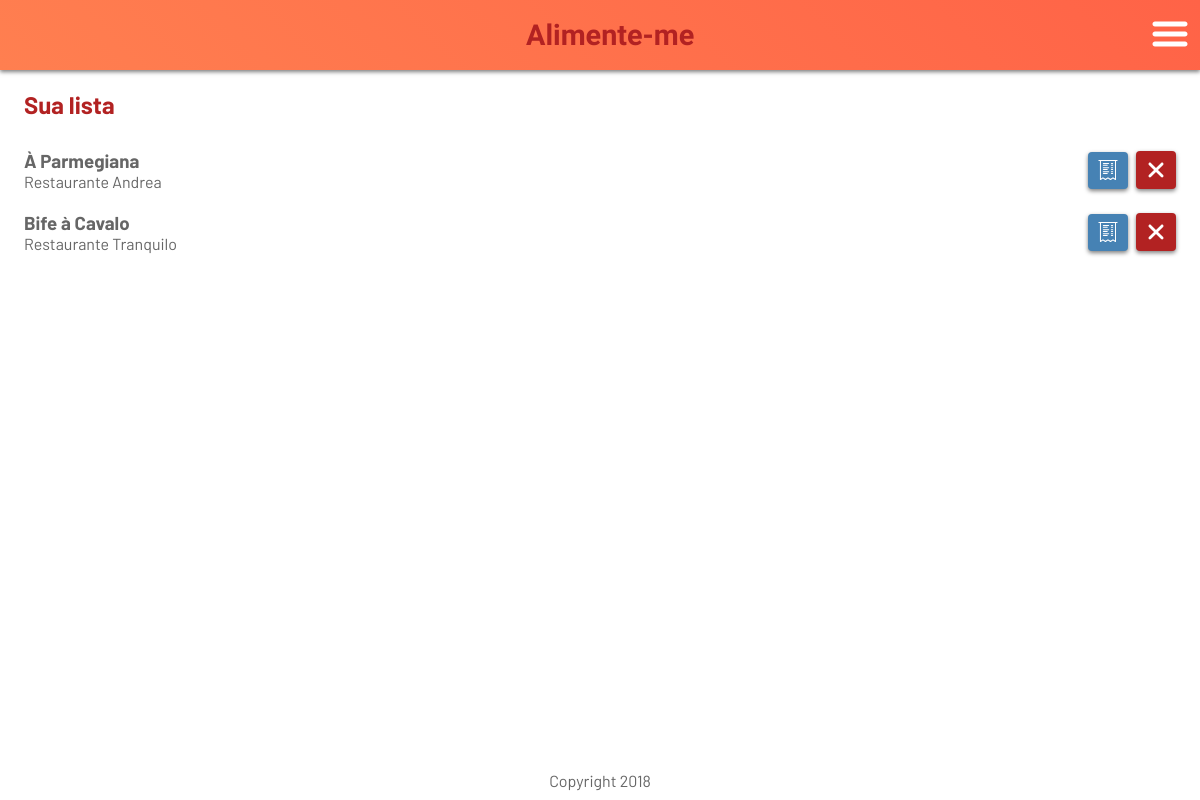
The page /index.php/main/list on the database as committed earlier.
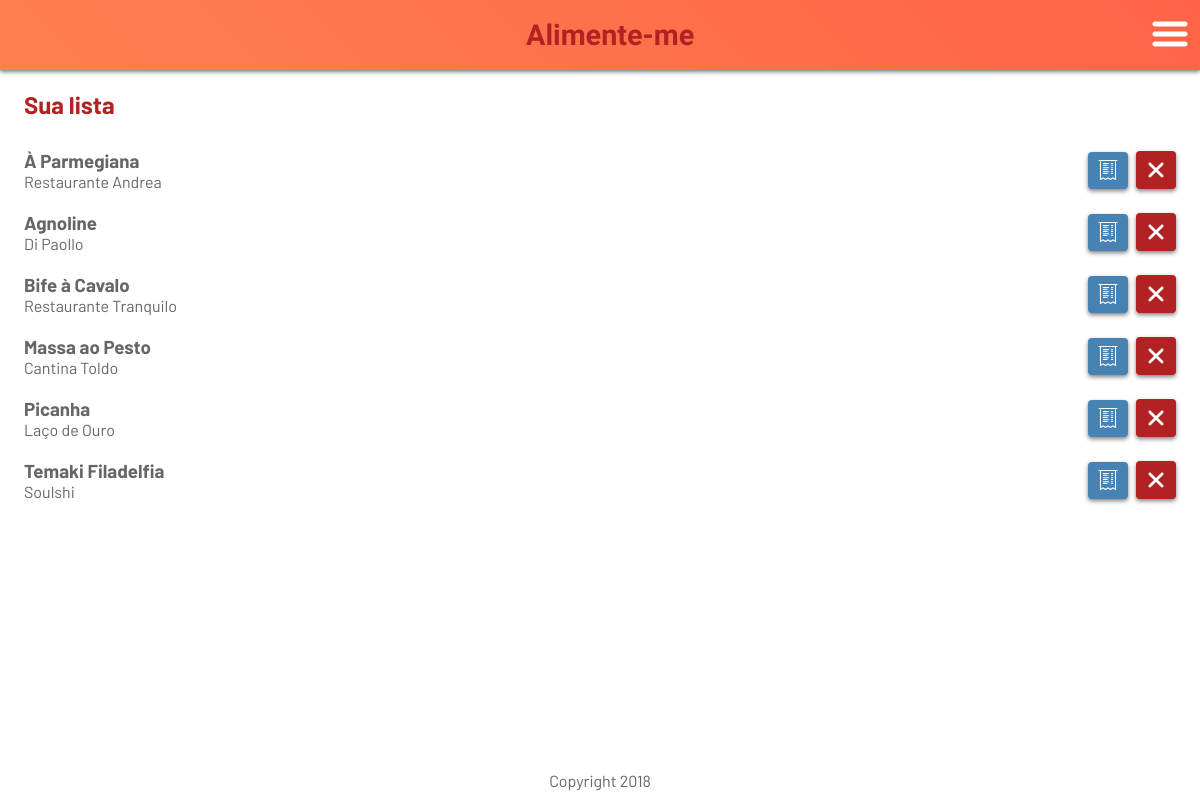
The same page on the database as committed later.
### tables this page shows
CREATE TABLE `list` (
  `id` int(11) NOT NULL AUTO_INCREMENT,
  `id_user` int(11) NOT NULL,
  `id_food` int(11) DEFAULT NULL,
  PRIMARY KEY (`id`),
  KEY `id_user` (`id_user`),
  KEY `id_food` (`id_food`),
  CONSTRAINT `list_ibfk_1` FOREIGN KEY (`id_user`) REFERENCES `user` (`id`) ON DELETE CASCADE ON UPDATE CASCADE,
  CONSTRAINT `list_ibfk_3` FOREIGN KEY (`id_food`) REFERENCES `food` (`id`) ON DELETE CASCADE ON UPDATE CASCADE
);

CREATE TABLE `food_description` (
  `id_food` int(11) NOT NULL,
  `title` varchar(255) DEFAULT NULL,
  `rating` tinyint(5) DEFAULT '5',
  `text` text,
  PRIMARY KEY (`id_food`),
  KEY `id_food` (`id_food`),
  CONSTRAINT `food_description_ibfk_3` FOREIGN KEY (`id_food`) REFERENCES `food` (`id`) ON DELETE CASCADE ON UPDATE CASCADE
);

CREATE TABLE `company_description` (
  `id_company` int(11) NOT NULL,
  `title` varchar(255) DEFAULT NULL,
  `lat` varchar(255) DEFAULT NULL,
  `long` varchar(255) DEFAULT NULL,
  `text` text,
  PRIMARY KEY (`id_company`),
  KEY `id_company` (`id_company`),
  CONSTRAINT `site_company_description_ibfk_3` FOREIGN KEY (`id_company`) REFERENCES `company` (`id`) ON DELETE CASCADE ON UPDATE CASCADE
);

### application/controllers/Main.php (called while the page is built, shortened)
<?php
class Main extends CI_Controller {
	function __construct(){
		$this->load->helper('url');
	}
	public function list(){
		$this->load->model('list_m');
		$list = $this->list_m->get(1);
		$this->load->view('main', array('content' => 'list', 'list' => $list));
	}
}

### index.php (called while the page is built, shortened)
<?php
require_once BASEPATH.'core/CodeIgniter.php';

### application/models/list_m.php (called while the page is built, shortened)
<?php
class List_m extends CI_Model {
    public $table = 'list';
    public $table_food = 'food';
    public $table_food_description = 'food_description';
    public $table_company = 'company';
    public $table_company_description = 'company_description';
    function get($userId){
        $this->db->select('list.id, food.id as id_food, list.id_user, description.title, company_description.title as company')
            ->from($this->table.' as list')
            ->join($this->table_food.' as food', 'food.id'.' = list.id_food', 'inner')
            ->join($this->table_food_description.' as description', 'description.id_food'.' = food.id', 'inner')
            ->join($this->table_company.' as company', 'company.id'.' = food.id_company', 'inner')
            ->join($this->table_company_description.' as company_description', 'company_description.id_company'.' = company.id', 'inner')
            ->where('list.id_user', $userId)
            ->order_by('description.title', 'ASC');
        $query = $this->db->get();
        $data = $query->result();
        return $data;
    }
}
?>

### application/views/list.php (the view)
<section id="section-3" class="content flex column justify-start v-center">
	<div class="list-food flex column justify-start v-start">
		<h1 class="list-title">Sua lista</h1>
		<?php
			foreach($list as $key => $each){ ?>
				<div class="list-row width-full flex justify-between v-center">
					<div class="list-content">
						<h3 class="list-name">
							<?php echo $each->title ?>
						</h3>
						<span class="list-company">
							<?php echo $each->company ?>
						</span>
					</div>
					<div class="list-buttons flex v-center justify-between">
						<a href="<?php echo base_url('/detalhes'.'/'.$each->id_food) ?>" class="list-button details flex v-center">
							<img src="<?php echo base_url('assets/img/invoice.svg'); ?>" alt="Detalhes" class="list-details" />
						</a>
						<a href="<?php echo base_url('/list/delete/'.$each->id) ?>" class="list-button delete flex v-center">
							<img src="<?php echo base_url('assets/img/close.svg'); ?>" alt="Deletar" class="list-delete" />
						</a>
					</div>
				</div>
		<?php
			}
		?>
	</div>
</section>

### application/views/main.php (shortened to what this page needs)
?><!DOCTYPE html>
<html lang="en">
<head>
	<link rel="stylesheet" type="text/css" href="<?php echo base_url('assets/css/style.css'); ?>">
	<link rel="stylesheet" type="text/css" href="<?php echo base_url('assets/css/flex.css'); ?>">
</head>
<body>
	<main id="main">
		<header id="header">
			<?php $this->load->view('menu'); ?>
		</header>
		<?php $this->load->view($content); ?>
		<footer id="footer">
			Copyright 2018
		</footer>
	</main>
</body>
</html>

### application/views/menu.php
<nav id="menu" class="flex justify-end v-center">
	<a href="#" id="link-logo">
		Alimente-me
	</a>
	<div <?php echo isset($hide_menu) ? 'class="hide"' : ''; ?> >
		<img src="<?php echo base_url('assets/img/menu.svg') ?>" alt="Icon Menu" id="icon-menu" />
	</div>
</nav>

### assets/css/style.css (style rules this page uses)
body { background: #FFFFFF; color: #666; font-family: 'Barlow',sans-serif; overflow-x: hidden; }
body,h1,h2,h3,h4,h5,h6 { margin: 0px; padding: 0px; }
a:link, a:visited, a:hover, a:active { text-decoration: none; color: #666; }
#main { width: 100%; min-height: 100vh; position: relative; }
#link-logo { position: absolute; left: calc(50% - 74px); top: 18px; font-size:1.8rem; font-family: 'Indie Flower', cursive; color: #B22222; font-weight: 700; }
#icon-menu, #icon-menu > svg { width: 40px; height: 40px; fill:#FFF !important; color: #FFF; margin-right: 10px; }
#header { width: 100%; top: 0; left: 0; z-index: 50; transition: .3s; background-image: linear-gradient(45deg,#FF7F50 0,#FF6347 100%); height: 70px; box-shadow: 0 2px 4px rgba(0,0,0,.5); position: fixed; }
#menu { height: 100%; }
.content { padding-top: 90px; }
#footer { position: absolute; text-align: center; bottom: 10px; width: 100%; }
.list-food { width: calc(100% - 48px); padding: 0px 24px; }
.list-title { margin-bottom: 30px; color: #B22222; }
.list-row { margin-bottom: 20px; }
.list-button { border-radius: 4px; border:none; box-shadow: 0 2px 4px rgba(0,0,0,.5); color:#FFF; font-size:1rem; }
.details { background: #4682B4; margin-right: 8px; padding: 8.5px 10px; }
.delete { padding: 9px 10px; background: #B22222; }
.list-delete, .list-details { width: 20px; height: 20px; }

### assets/css/flex.css (style rules this page uses)
.flex { display:flex; }
.column { flex-direction: column; }
.justify-start { justify-content: flex-start; }
.justify-end { justify-content: flex-end; }
.justify-between { justify-content: space-between; }
.v-start { align-items: flex-start; }
.v-center { align-items: center; }
.width-full { width: 100%; }

Rows that differ between the two databases and show on the page:
added list: food_description.title "Agnoline", company_description.title "Di Paollo"
added list: food_description.title "Massa ao Pesto", company_description.title "Cantina Toldo"
added list: food_description.title "Picanha", company_description.title "Laço de Ouro"
added list: food_description.title "Temaki Filadelfia", company_description.title "Soulshi"
